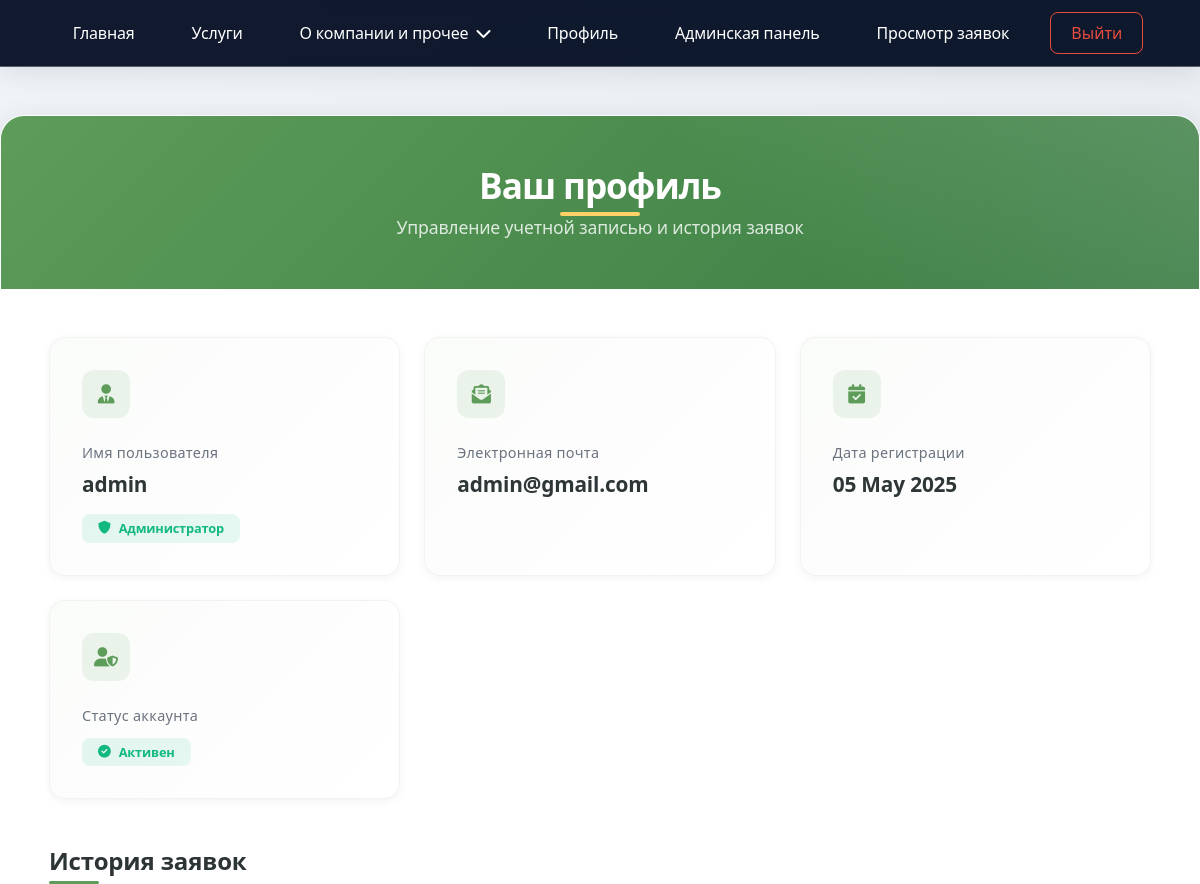
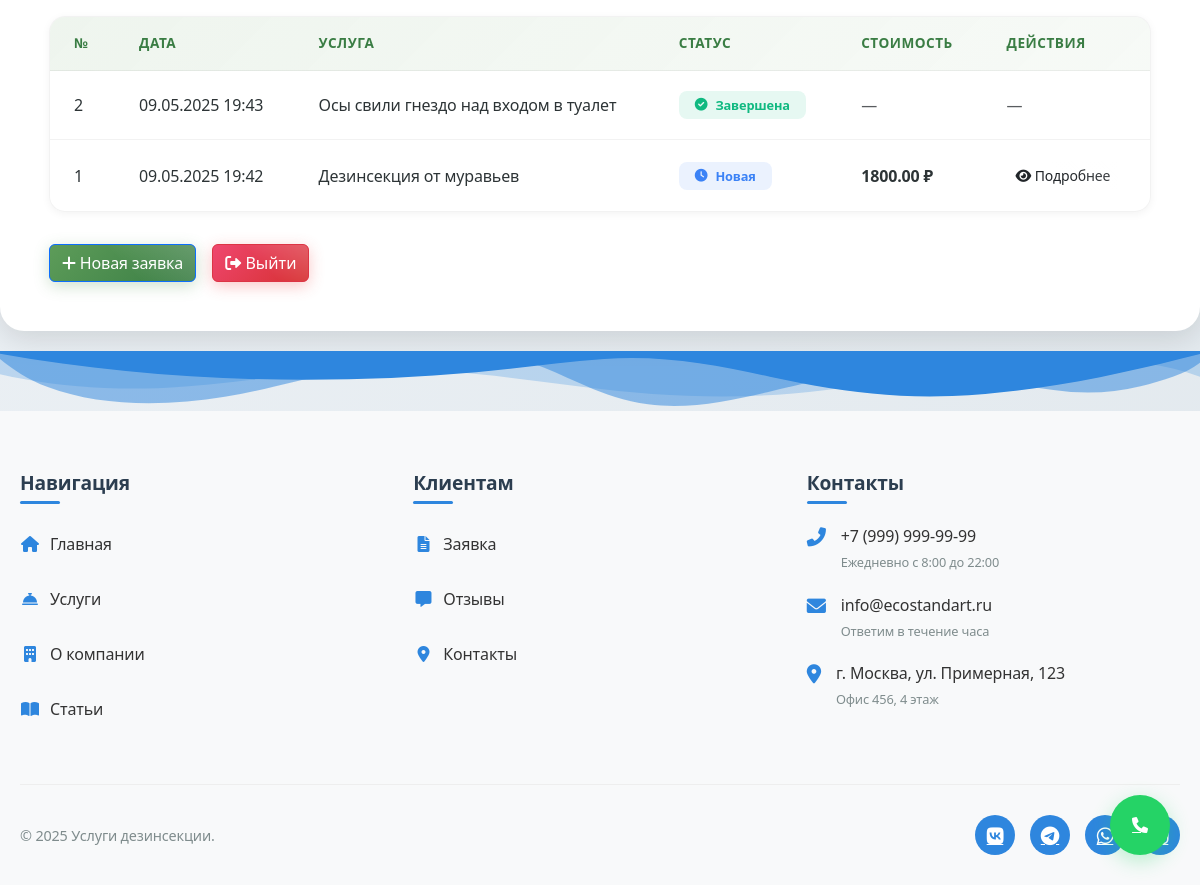
/accounts/profile/ (signed in), run on the app's committed database (2 pictures, top to bottom).
### accounts/models.py (models this page shows, shortened)
class ServiceRequest(models.Model):
    user = models.ForeignKey(User, on_delete=models.CASCADE, related_name='requests')
    service = models.ForeignKey('Service', on_delete=models.SET_NULL, null=True, blank=True)
    custom_service = models.CharField(max_length=200, blank=True, null=True)
    problem_description = models.TextField()
    full_name = models.CharField(max_length=100)
    phone = models.CharField(max_length=20)
    address = models.TextField()
    status = models.CharField(max_length=20, choices=RequestStatus.choices, default=RequestStatus.NEW)
    price = models.DecimalField(max_digits=10, decimal_places=2, null=True, blank=True)
    created_at = models.DateTimeField(auto_now_add=True)
    updated_at = models.DateTimeField(auto_now=True)

class Service(models.Model):
    name = models.CharField(max_length=200)
    description = models.TextField()
    price_min = models.DecimalField(max_digits=10, decimal_places=2, verbose_name="Минимальная цена", default=0.00)
    price_max = models.DecimalField(max_digits=10, decimal_places=2, verbose_name="Максимальная цена", default=0.00)
    equipment_image = models.ImageField(upload_to='equipment/', blank=True, null=True)

### accounts/views.py (the view)
# urls.py: path('profile/', views.profile, name='profile'),
@login_required
def profile(request):
    user_requests = ServiceRequest.objects.filter(user=request.user).order_by('-created_at')
    return render(request, 'accounts/profile.html', {
        'user_requests': user_requests
    })

### templates/accounts/profile.html (shortened to what this page needs)
{% load static %}
<!DOCTYPE html>
<html lang="ru">
<head>
    <link rel="stylesheet" href="https://cdnjs.cloudflare.com/ajax/libs/font-awesome/6.4.2/css/all.min.css">
    <link href="https://cdn.jsdelivr.net/npm/bootstrap@5.3.2/dist/css/bootstrap.min.css" rel="stylesheet">
</head>
<body>
{% include 'includes/navbar.html' %}
<div class="profile-container">
    <div class="profile-header">
        <h1 class="profile-title">Ваш профиль</h1>
        <p class="profile-subtitle">Управление учетной записью и история заявок</p>
    </div>
    <div class="profile-content">
        <div class="info-grid">
            <div class="info-card">
                <div class="info-icon">
                    <i class="fas fa-user-tie"></i>
                </div>
                <div class="info-label">Имя пользователя</div>
                <div class="info-value">{{ request.user.username }}</div>
                {% if request.user.is_staff %}
                <div class="mt-3">
                    <span class="status-badge status-completed">
                        <i class="fas fa-shield-alt"></i> Администратор
                    </span>
                </div>
                {% endif %}
            </div>
            <div class="info-card">
                <div class="info-icon">
                    <i class="fas fa-envelope-open-text"></i>
                </div>
                <div class="info-label">Электронная почта</div>
                <div class="info-value">{{ request.user.email }}</div>
            </div>
            <div class="info-card">
                <div class="info-icon">
                    <i class="fas fa-calendar-check"></i>
                </div>
                <div class="info-label">Дата регистрации</div>
                <div class="info-value">{{ request.user.date_joined|date:"d M Y" }}</div>
            </div>
            <div class="info-card">
                <div class="info-icon">
                    <i class="fas fa-user-shield"></i>
                </div>
                <div class="info-label">Статус аккаунта</div>
                <div class="info-value">
                    {% if request.user.is_active %}
                        <span class="status-badge status-completed">
                            <i class="fas fa-check-circle"></i> Активен
                        </span>
                    {% else %}
                        <span class="status-badge status-cancelled">
                            <i class="fas fa-times-circle"></i> Неактивен
                        </span>
                    {% endif %}
                </div>
            </div>
        </div>
        <h4 class="section-title">История заявок</h4>
        {% if user_requests %}
        <div class="requests-container">
            <table class="requests-table">
                <thead>
                    <tr>
                        <th>№</th>
                        <th>Дата</th>
                        <th>Услуга</th>
                        <th>Статус</th>
                        <th>Стоимость</th>
                        <th>Действия</th>
                    </tr>
                </thead>
                <tbody>
                    {% for req in user_requests %}
                    <tr>
                        <td>{{ req.id }}</td>
                        <td>{{ req.created_at|date:"d.m.Y H:i" }}</td>
                        <td>
                            {% if req.service %}
                                {{ req.service.name }}
                            {% else %}
                                {{ req.custom_service }}
                            {% endif %}
                        </td>
                        <td>
                            <span class="status-badge
                                {% if req.status == 'new' %}status-new
                                {% elif req.status == 'in_progress' %}status-in-progress
                                {% elif req.status == 'completed' %}status-completed
                                {% else %}status-cancelled{% endif %}">
                                <i class="fas
                                    {% if req.status == 'new' %}fa-clock
                                    {% elif req.status == 'in_progress' %}fa-spinner fa-pulse
                                    {% elif req.status == 'completed' %}fa-check-circle
                                    {% else %}fa-times-circle{% endif %}"></i>
                                {{ req.get_status_display }}
                            </span>
                        </td>
                        <td>
                            {% if req.price %}
                                <span class="fw-bold">{{ req.price }} ₽</span>
                            {% else %}
                                <span class="text-muted">—</span>
                            {% endif %}
                        </td>
                        <td>
                            {% if req.service %}
                                <a href="{% url 'service_detail' req.service.id %}" class="btn btn-sm btn-outline">
                                    <i class="fas fa-eye"></i> Подробнее
                                </a>
                            {% else %}
                                <span class="text-muted">—</span>
                            {% endif %}
                        </td>
                    </tr>
                    {% endfor %}
                </tbody>
            </table>
        </div>
        {% endif %}
        <div class="action-buttons">
            <a href="{% url 'order' %}" class="btn btn-primary">
                <i class="fas fa-plus"></i> Новая заявка
            </a>
            <form method="POST" action="{% url 'logout' %}" class="d-inline">
                <button type="submit" class="btn btn-danger">
                    <i class="fas fa-sign-out-alt"></i> Выйти
                </button>
            </form>
        </div>
    </div>
</div>
{% include 'includes/footer.html' %}
{% include 'includes/base.html' %}
</body>
</html>

### data on the page
ServiceRequest: id "2", created_at "09.05.2025 19:43", custom_service "Осы свили гнездо над входом в туалет", status "Завершена"
ServiceRequest: id "1", created_at "09.05.2025 19:42", service.name "Дезинсекция от муравьев", status "Новая", price "1800.00", shows "Подробнее"

### other printed values
{{ request.user.username }} "admin"
{{ request.user.email }} "admin@gmail.com"
{{ request.user.date_joined|date:"d M Y" }} "05 May 2025"
